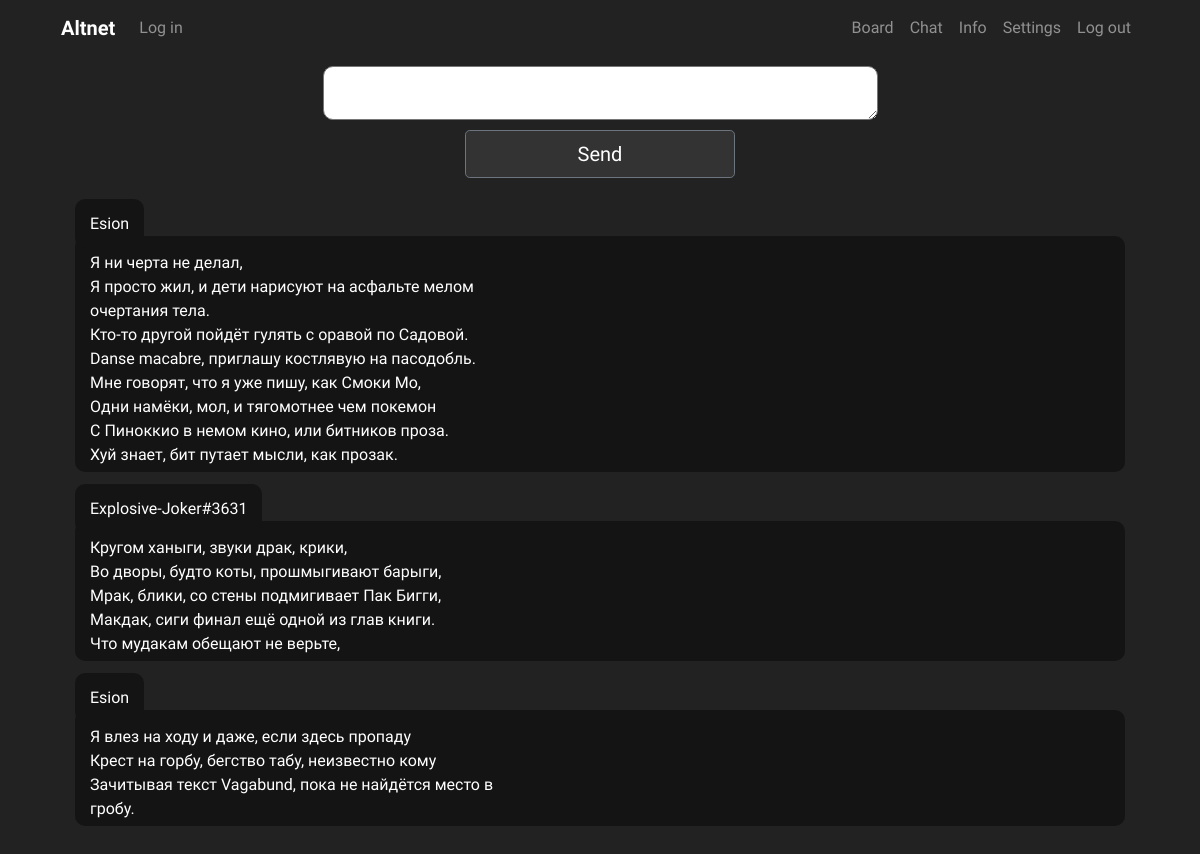
The page /chat/6/ on the database as committed earlier.
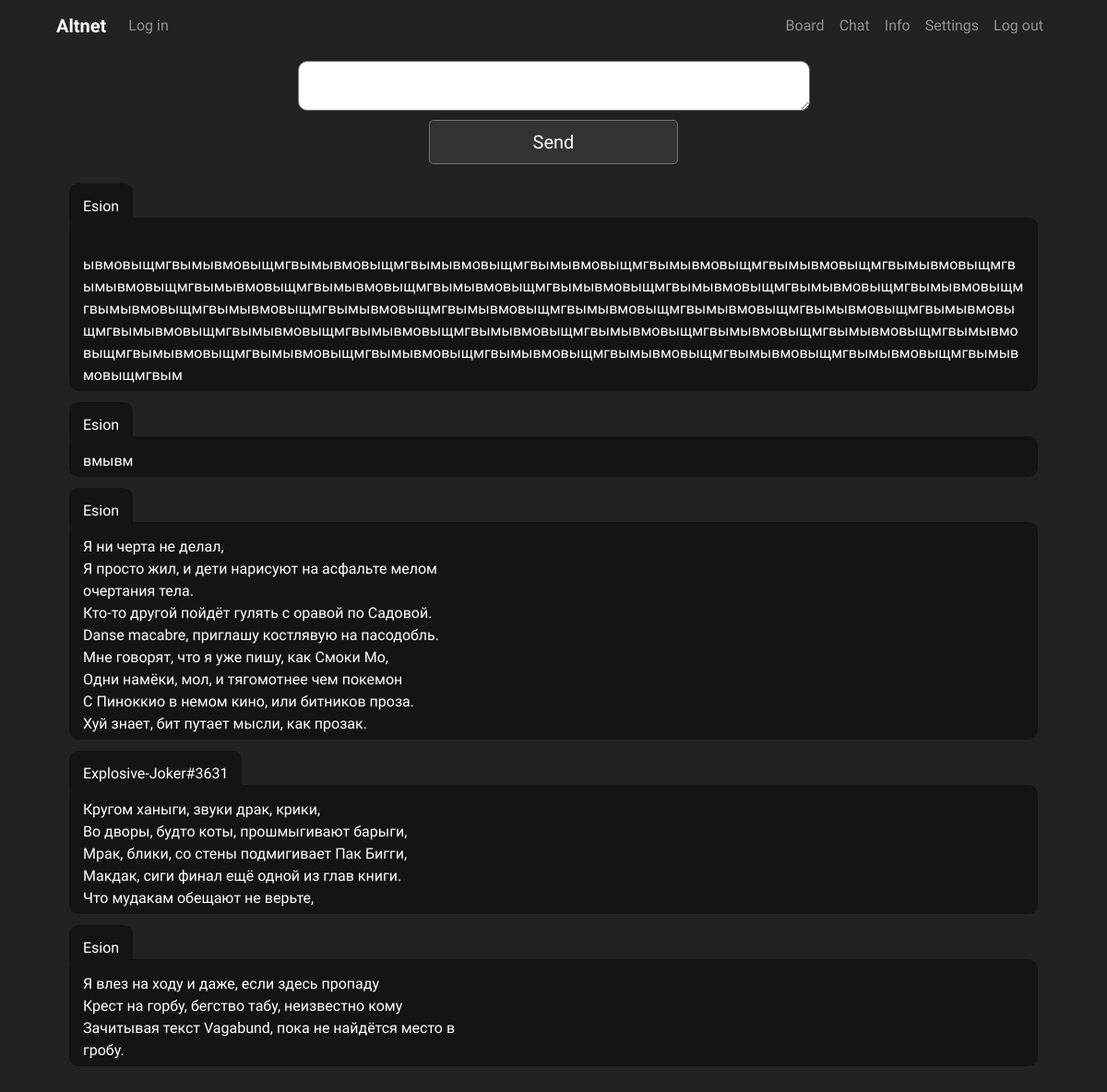
The same page on the database as committed later.
### chat/models.py (models this page shows, shortened)
class Message(models.Model):
    message_author = models.CharField('Message author', max_length=150, blank=False, null=False)
    message_room = models.ForeignKey(Room, on_delete=models.CASCADE)
    message_text = models.TextField(blank=False, null=False, max_length=1000)
    message_media = models.ImageField(upload_to=user_chat_directory_path, blank=True, null=True)
    pub_date = models.DateTimeField('Date published', auto_now=True)

### chat/views.py (the view, shortened to what this page needs)
# urls.py: path('<str:room_id>/', views.room, name='room'),
def room(request, room_id):
    chat_form = SendMessage()
    room_info = Room.objects.get(id=room_id)
    try:
        is_banned = Ban.objects.get(username=request.user.username, room=room_info)
        if is_banned:
            raise BadRequest('You are banned')
    except ObjectDoesNotExist:
        pass
    room_visitors = Pool.objects.filter(room_name=room_info)
    template = loader.get_template('room.html')
    if request.user.is_authenticated:
        username = request.user.username
        loc_option = Hikka.objects.get(user=request.user.id).language_code
        authorised = True
    else:
        username = anonymous_validator(request)
        loc_option = 0
        authorised = False
    messages = Message.objects.filter(message_room__id=room_id).order_by('-pub_date')
    short_msg = [i.message_text.strip(':') for i in messages]
    print(short_msg)
    room_name = room_info.name
    context = {
        'visitors': room_visitors,
        'is_hidden': room_info.is_hidden,
        'media_autoplay': room_info.is_autoplay,
        'media_tolerance': room_info.is_media_tolerant,
        'change_language_code_form': EditLangCode(),
        'edit_description_form': EditDescription(),
        'edit_name_form': EditName(),
        'loc': loc_resolver('room'),
        'lang': loc_option,
        'room_name': room_name,
        'messages': messages,
        'chat_form': chat_form,
        'username': username,
        'room_id': room_id,
        'authorised': authorised,
        'room_description': room_info.description,
        'short': short_msg,
    }
    return HttpResponse(template.render(context, request))

### chat/forms.py
class EditLangCode(forms.ModelForm):
    language_code = forms.CharField(label='Edit Language Code', max_length=10)
    class Meta:
        model = Room
        fields = ['language_code',]

class EditDescription(forms.ModelForm):
    description = forms.CharField(label='Room description', max_length=200)
    class Meta:
        model = Room
        fields = ['description',]

### board/templatetags/loc_extra.py (called while the page is built)
@register.filter
def return_item(l, i):
    try:
        return l[i]
    except:
        return None

### board/views.py (called while the page is built)
def random_name():
    noun = ['Apple', 'Grape', 'Hero', 'Nickel', 'Zinc', 'Rock', 'Paper', 'Joker', 'Beat', 'Aug', 'Runner', 'Miracle']
    adjective = ['Shitty', 'Slippy', 'Explosive', 'Luminous', 'Advanced', 'Creative', 'Burning', 'Sweaty', 'Leet',
                 'Apex', 'Funny', 'Raging']
    tag = ['1', '2', '3', '4', '5', '6', '7', '8', '9', '0']
    randomized_tag = choices(tag, k=4)
    return ''.join(adjective[randint(0, len(adjective)-1)]) + '-' + ''.join(noun[randint(0, len(noun)-1)]) + '#' + \
           ''.join(randomized_tag)

### chat/templates/room.html (shortened to what this page needs)
{% extends 'chat_hat.html' %}
{% block content %}
{% load loc_extra %}
{% load static %}
</head>
<body>
    <div>
<div class="row d-flex justify-content-center">
    <textarea style="width: 50%; border-radius: 10px; margin-top: 10px;" id="chat-message-input" rows="2" name="message_text" type="text" size="100">
    </textarea>
</div>
    <div class="col- d-flex justify-content-center">
    <input class="btn btn-secondary btn-lg btn-block" style="width: 25%; margin-bottom: 10px; margin-top: 10px;" id="chat-message-submit" name="chat-message-submit" type="submit" value="Send">
</div>
</div>
    <br />
  <div class="col-lg-12 col-sm-12 col-md-12">
    <div id="chat-log" class="chat-log" cols="120" rows="20" style="color:#fff; background-color:#222222; border:none">
        {% for message in messages %}
        {% if message.message_author == username %}
        <div class="text-right">
            <span style="background: #1c1919; padding: 15px; border-radius:10px;">{{ message.message_author }}</span>
        <div style="background: #1c1919; margin-bottom: 25px; padding: 15px; border-radius: 10px; padding-bottom: 5px;
                    word-wrap: break-word;">
        {{ message.message_text|linebreaksbr }} <br />
        </div></div>
        {% else %}
        <span style="background: #141414; padding: 15px; border-radius:10px;">
            {{ message.message_author }}
        </span>
        <div style="background: #141414; margin-bottom: 25px; padding: 15px; border-radius: 10px; padding-bottom: 5px;
                    word-wrap: break-word;">
        <span style="align: right">{{ message.message_text|wordwrap:50|linebreaksbr }}</span>
        </div>
        {% endif %}
        {% endfor %}
    </div><br>
</div>
</body>
{% endblock %}

Rows that differ between the two databases and show on the page:
added Message: message_author "Esion", message_text "ывмовыщмгвымывмовыщмгвымывмовыщмгвымывмовыщмгвымывмовыщмгвымывмовыщмгвымывмовыщмгвымывмовыщмгвымывмовыщмгвымывмовыщмгвымывмовыщмгвымывмовыщмгвымывмовыщмгвымывмовыщмгвымывмовыщмгвымывмовыщмгвымывмовыщмгвымывмовыщмгвымывмовыщмгвымывмовыщмгвымывмовыщмгвымывмовыщмгвымывмовыщмгвымывмовыщмгвымывмовыщмгвымывмовыщмгвымывмовыщмгвымывмовыщмгвымывмовыщмгвымывмовыщмгвымывмовыщмгвымывмовыщмгвымывмовыщмгвымывмовыщмгвымывмовыщмгвымывмовыщмгвымывмовыщмгвымывмовыщмгвымывмовыщмгвымывмовыщмгвым"
added Message: message_author "Esion", message_text "вмывм"
